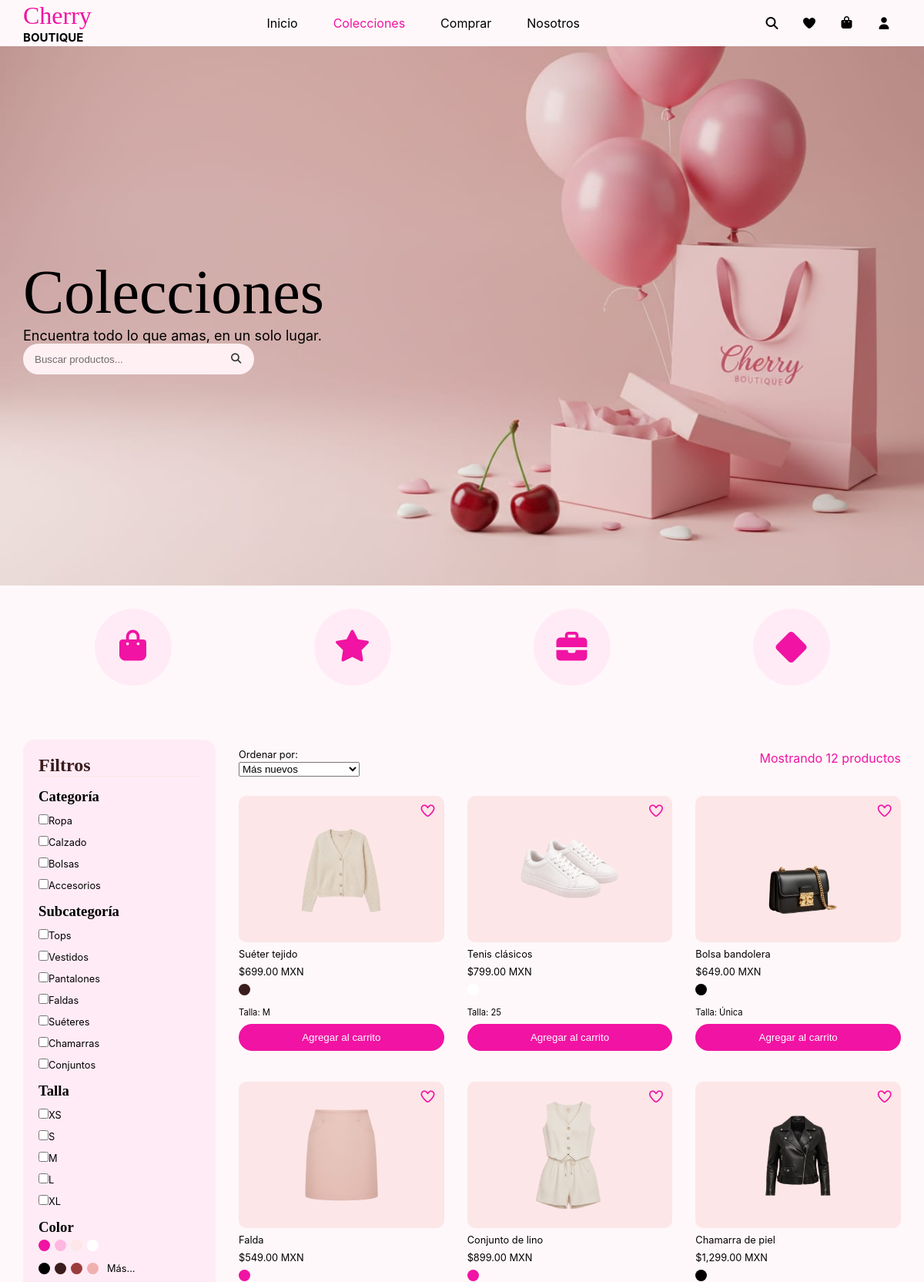
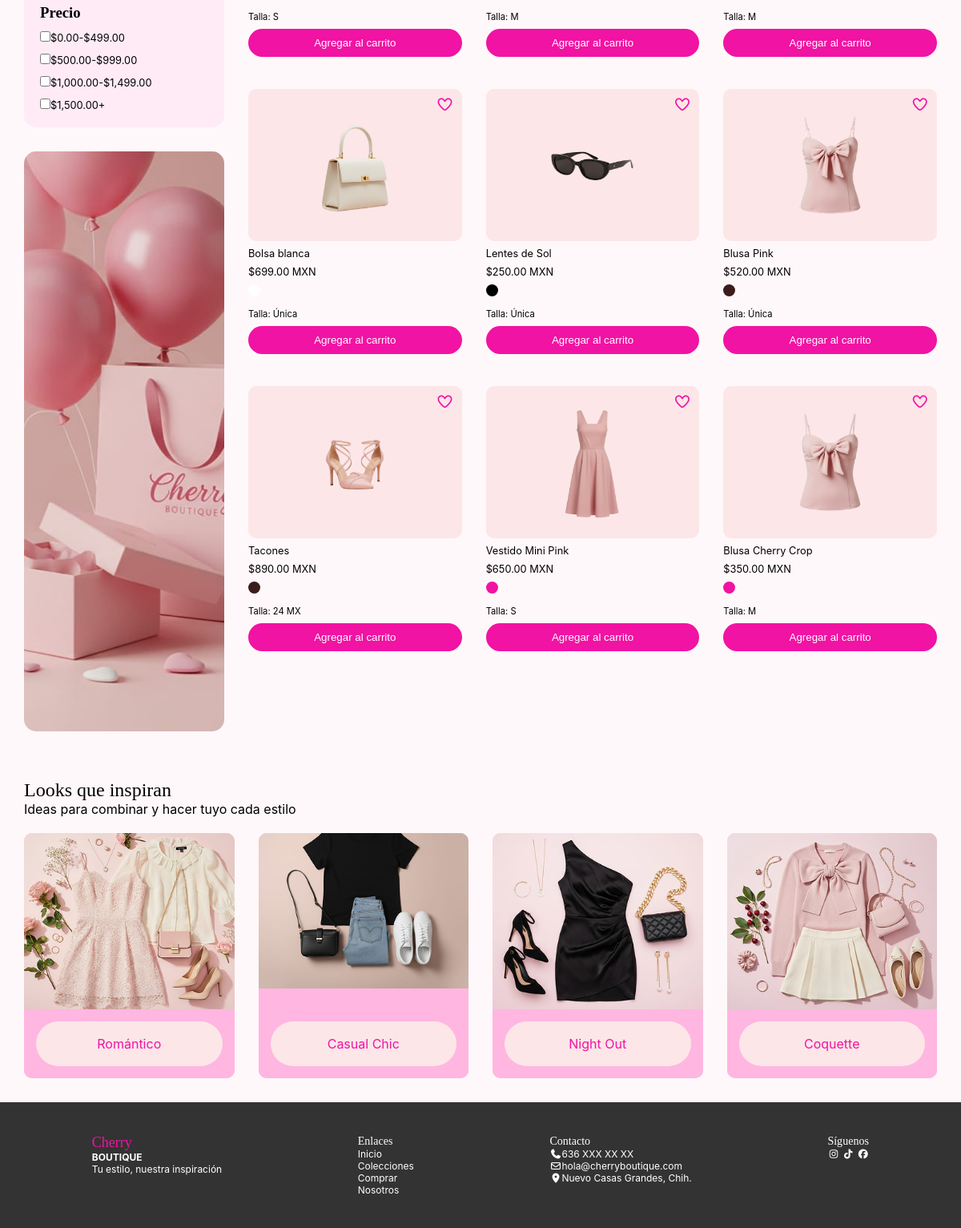
The app's page /index2.php with its own data (2 pictures, top to bottom).
### tables this page shows
CREATE TABLE CATEGORIAS(
  ID_CATEGORIA     INT AUTO_INCREMENT PRIMARY KEY,
  NOMBRE_CATEGORIA VARCHAR(20),
  DESCRIPCION      VARCHAR(100)
);

CREATE TABLE PRODUCTOS(
  ID_PRODUCTO  INT AUTO_INCREMENT PRIMARY KEY,
  NOMBRE       VARCHAR(30),
  DESCRIPCION  VARCHAR(50),
  PRECIO       DECIMAL(10,2),
  EXISTENCIA   INT,
  COLOR        VARCHAR(15),
  TALLA        VARCHAR(5),
  ID_CATEGORIA INT,
  IMAGEN       VARCHAR(60) DEFAULT NULL,   
  DESTACADO    TINYINT(1)  DEFAULT 0      
);

### php/seguridad.php (called while the page is built, shortened)
<?php
require_once __DIR__ . "/funciones.php";
function estaLogueado(){ return isset($_SESSION['userData']); }

### php/funciones.php (called while the page is built, shortened)
<?php
function e($txt)
{
    return htmlspecialchars((string) $txt, ENT_QUOTES, 'UTF-8');
}
function dinero($n)
{
    return '$' . number_format((float) $n, 2) . ' MXN';
}
function claseColor($color)
{
    $mapa = ['rosa' => 'col rosa-bg', 'rojo' => 'col guinda-bg', 'guinda' => 'col guinda-bg', 'negro' => 'col negro', 'blanco' => 'col blanco-bg', 'cafe' => 'col cafe-bg', 'beige' => 'col rosa3-bg'];
    return $mapa[strtolower(trim($color))] ?? 'col rosa2-bg';
}

### index2.php (the view, shortened to what this page needs)
<?php session_start();
include "./php/conexion.php";
include "./php/seguridad.php";
?>
<?php
$orden = $_GET['orden'] ?? 'nuevo';
$orderSql = ['nuevo' => 'p.ID_PRODUCTO DESC', 'asc' => 'p.PRECIO ASC', 'desc' => 'p.PRECIO DESC'][$orden] ?? 'p.ID_PRODUCTO DESC';
$sql = "SELECT p.*, c.NOMBRE_CATEGORIA FROM PRODUCTOS p JOIN CATEGORIAS c ON c.ID_CATEGORIA = p.ID_CATEGORIA";
$sql .= " ORDER BY " . $orderSql;
$res = $conexion->query($sql);
$total = $res->num_rows;
?>
<!DOCTYPE html>
<html lang="es">
<head>
    <link rel="stylesheet" href="https://cdnjs.cloudflare.com/ajax/libs/font-awesome/7.3.1/css/all.css"
>
    <link rel="stylesheet" href="./css/styles.css">
    <link rel="stylesheet" href="./css/media_querys.css">
    <link rel="stylesheet" href="./css/extra.css">
</head>
<body>
    <header>
        <div class="titulo">
            <h2 class="cherry rosa">Cherry</h2>
            <h4 class="boutique">BOUTIQUE</h4>
        </div>
        <div class="menu">
            <nav>
                <ul class="menu2">
                    <li class="m1"><a href="index.php">Inicio</a></li>
                    <li class="rosa m1"><a href="index2.php">Colecciones</a></li>
                    <li class="m1"><a href="index3.php">Comprar</a></li>
                    <li class="m1"><a href="index4.php">Nosotros</a></li>
                </ul>
            </nav>
        </div>
        <div class="iconos">
            <a href="index2.php" aria-label="Buscar productos"><i class="fa fa-magnifying-glass ic"></i></a>
            <a href="index2.php" aria-label="Ver favoritos"><i class="fa fa-heart ic"></i></a>
            <a href="index3.php" aria-label="Ver carrito"><i class="fa fa-bag-shopping ic"></i></a>
            <?php if (estaLogueado()) { ?>
                <a href="dash.php" aria-label="Mi cuenta" title="<?php echo e($_SESSION['userData']['name']); ?>"><i
                        class="fa fa-user ic"></i></a>
                <a href="php/logout.php" aria-label="Cerrar sesión" title="Cerrar sesión"><i
                        class="fa fa-right-from-bracket ic"></i></a>
            <?php } else { ?>
                <a href="login.php" aria-label="Iniciar sesión" title="Iniciar sesión"><i class="fa fa-user ic"></i></a>
            <?php } ?>
        </div>
    </header>
    <section id="colecciones">
        <div class="centrar">
            <div>
                <h1 class="cl">Colecciones</h1>
                <p class="encuentra">Encuentra todo lo que amas, en un solo lugar.</p>
                <button class="buscador">
                    <span>Buscar productos...</span>
                    <i class="fa fa-magnifying-glass"></i>
                </button>
            </div>
        </div>
    </section>
    <section id="categorias">
        <div class="circulo cu"><i class="fa fa-shopping-bag rosa"></i></div>
        <div class="circulo cu"><i class="fa fa-star rosa"></i></div>
        <div class="circulo cu"><i class="fa fa-briefcase rosa"></i></div>
        <div class="circulo cu"><i class="fa fa-diamond rosa"></i></div>
    </section>
    <section id="catalogo">
        <div class="lado">
            <div class="filtros">
                <h2>Filtros</h2>
                <h3>Categoría</h3>
                <form method="GET" id="formcat">
                    <?php
                    $catSel = isset($_GET['cat']) && is_array($_GET['cat']) ? array_map('intval', $_GET['cat']) : [];
                    $rc = $conexion->query("SELECT ID_CATEGORIA, NOMBRE_CATEGORIA FROM CATEGORIAS WHERE ID_CATEGORIA <= 4 ORDER BY ID_CATEGORIA");
                    while ($c = $rc->fetch_assoc()) { ?>
                        <label><input type="checkbox" name="cat[]" value="<?php echo $c['ID_CATEGORIA']; ?>" <?php echo in_array((int) $c['ID_CATEGORIA'], $catSel) ? 'checked' : ";" ?>
                                onchange="document.getElementById('formcat').submit()"><?php echo e($c['NOMBRE_CATEGORIA']); ?></label>
                    <?php } ?>
                </form>
                <h3>Subcategoría</h3>
                <label><input type="checkbox">Tops</label>
                <label><input type="checkbox">Vestidos</label>
                <label><input type="checkbox">Pantalones</label>
                <label><input type="checkbox">Faldas</label>
                <label><input type="checkbox">Suéteres</label>
                <label><input type="checkbox">Chamarras</label>
                <label><input type="checkbox">Conjuntos</label>
                <h3>Talla</h3>
                <label><input type="checkbox">XS</label>
                <label><input type="checkbox">S</label>
                <label><input type="checkbox">M</label>
                <label><input type="checkbox">L</label>
                <label><input type="checkbox">XL</label>
                <h3>Color</h3>
                <div class="colores">
                    <span class="col rosa-bg"></span>
                    <span class="col rosa2-bg"></span>
                    <span class="col linea-bg"></span>
                    <span class="col blanco-bg"></span>
                </div>
                <div class="colores">
                    <span class="col negro"></span>
                    <span class="col guinda-bg"></span>
                    <span class="col cafe-bg"></span>
                    <span class="col rosa3-bg"></span>
                    <span class="mas">Más...</span>
                </div>
                <h3>Precio</h3>
                <label><input type="checkbox">$0.00-$499.00</label>
                <label><input type="checkbox">$500.00-$999.00</label>
                <label><input type="checkbox">$1,000.00-$1,499.00</label>
                <label><input type="checkbox">$1,500.00+</label>
            </div>
            <img class="globos" src="img/Rectangle24.png" alt="Bolsa de regalo con globos rosa">
        </div>
        <div class="productos">
            <div class="barra">
                <div>
                    <label for="orden">Ordenar por:</label>
                    <select id="orden"
                        onchange="var u=new URL(location);u.searchParams.set('orden',this.value);location=u;">
                        <option value="nuevo" <?php echo $orden === 'nuevo' ? 'selected' : ''; ?>>Más nuevos</option>
                    </select>
                </div>
                <p class="rosa">Mostrando <?php echo $total; ?> productos</p>
            </div>
            <div class="lista">
                <?php while ($p = $res->fetch_assoc()) { ?>
                    <div class="prod">
                        <div class="foto">
                            <i class="fa-regular fa-heart cz-col"></i>
                            <img src="img/<?php echo e($p['IMAGEN']); ?>" alt="<?php echo e($p['NOMBRE']); ?>">
                        </div>
                        <p class="nom"><?php echo e($p['NOMBRE']); ?></p>
                        <p class="nom"><?php echo dinero($p['PRECIO']); ?></p>
                        <div class="colores">
                            <span class="<?php echo claseColor($p['COLOR']); ?>"></span>
                        </div>
                        <p class="tallas">
                            <?php echo (strtolower((string)$p['TALLA']) === 'unica' || empty($p['TALLA'])) ? 'Talla: Única' : 'Talla: ' . e($p['TALLA']); ?>
                        </p>
                        <button class="btn" type="button" onclick="location='index3.php'">Agregar al carrito</button>
                    </div>
                <?php } ?>
            </div>
        </div>
    </section>
    <section id="looks">
        <h2>Looks que inspiran</h2>
        <p>Ideas para combinar y hacer tuyo cada estilo</p>
        <div class="lista-looks">
            <div class="look">
                <img src="img/romantico.png" alt="Romántico">
                <div class="pie">
                    <p>Romántico</p>
                </div>
            </div>
            <div class="look">
                <img src="img/casual.png" alt="Casual Chic">
                <div class="pie">
                    <p>Casual Chic</p>
                </div>
            </div>
            <div class="look">
                <img src="img/night.png" alt="Night Out">
                <div class="pie">
                    <p>Night Out</p>
                </div>
            </div>
            <div class="look">
                <img src="img/coquette.png" alt="Coquette">
                <div class="pie">
                    <p>Coquette</p>
                </div>
            </div>
        </div>
    </section>
    <footer>
        <div class="logo">
            <h2 class="rosa">Cherry</h2>
            <p><strong>BOUTIQUE</strong></p>
            <p>Tu estilo, nuestra inspiración</p>
        </div>
        <div class="enlaces">
            <h3>Enlaces</h3>
            <a href="index.php">Inicio</a>
            <a href="index2.php">Colecciones</a>
            <a href="index3.php">Comprar</a>
            <a href="index4.php">Nosotros</a>
        </div>
        <div>
            <h3>Contacto</h3>
            <p><i class="fa-solid fa-phone"></i>636 XXX XX XX</p>
            <p><i class="fa-regular fa-envelope"></i>hola@cherryboutique.com</p>
            <p><i class="fa-solid fa-location-dot"></i>Nuevo Casas Grandes, Chih.</p>
        </div>
        <div>
            <h3>Síguenos</h3>
            <p class="redes">
                <i class="fa-brands fa-instagram"></i>
                <i class="fa-brands fa-tiktok"></i>
                <i class="fa-brands fa-facebook"></i>
            </p>
        </div>
    </footer>
</body>
</html>

### records on screen
categorias: NOMBRE_CATEGORIA "Ropa"
categorias: NOMBRE_CATEGORIA "Calzado"
categorias: NOMBRE_CATEGORIA "Bolsas"
categorias: NOMBRE_CATEGORIA "Accesorios"
productos: IMAGEN (picture), NOMBRE "Suéter tejido", PRECIO "$699.00 MXN", TALLA "M"
productos: IMAGEN (picture), NOMBRE "Tenis clásicos", PRECIO "$799.00 MXN", TALLA "25"
productos: IMAGEN (picture), NOMBRE "Bolsa bandolera", PRECIO "$649.00 MXN", TALLA "Talla: Única"
productos: IMAGEN+NOMBRE (picture), NOMBRE "Falda", PRECIO "$549.00 MXN", TALLA "S"
productos: IMAGEN (picture), NOMBRE "Conjunto de lino", PRECIO "$899.00 MXN", TALLA "M"
productos: IMAGEN (picture), NOMBRE "Chamarra de piel", PRECIO "$1,299.00 MXN", TALLA "M"
productos: IMAGEN (picture), NOMBRE "Bolsa blanca", PRECIO "$699.00 MXN", TALLA "Talla: Única"
productos: IMAGEN (picture), NOMBRE "Lentes de Sol", PRECIO "$250.00 MXN", TALLA "Talla: Única"
productos: IMAGEN (picture), NOMBRE "Blusa Pink", PRECIO "$520.00 MXN", TALLA "Talla: Única"
productos: IMAGEN+NOMBRE (picture), NOMBRE "Tacones", PRECIO "$890.00 MXN", TALLA "24 MX"
productos: IMAGEN (picture), NOMBRE "Vestido Mini Pink", PRECIO "$650.00 MXN", TALLA "S"
productos: IMAGEN (picture), NOMBRE "Blusa Cherry Crop", PRECIO "$350.00 MXN", TALLA "M"

### other values on screen
$total "12"
